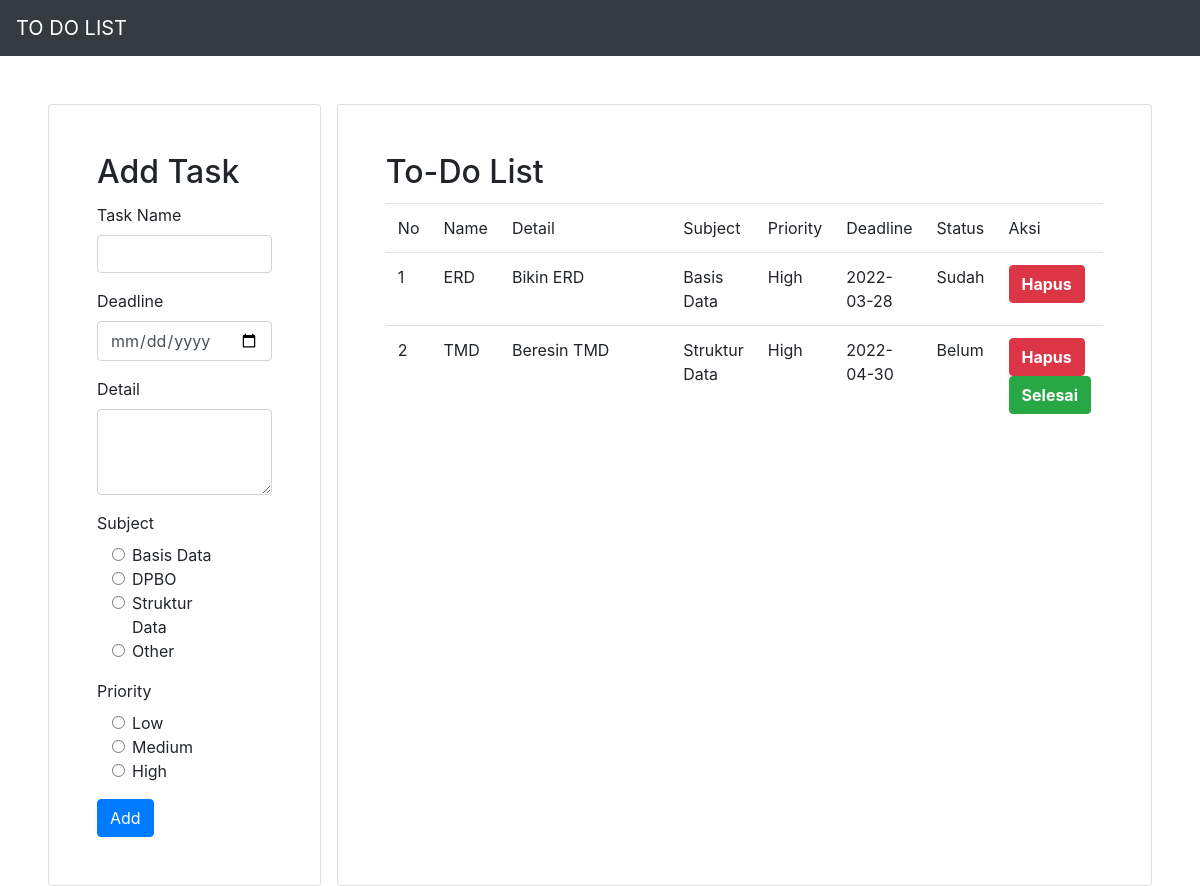
The page / on the database its author committed.
### tables this page shows
CREATE TABLE `tb_to_do`  (
  `id` int NOT NULL AUTO_INCREMENT,
  `name_td` varchar(255) NOT NULL,
  `details_td` text NOT NULL,
  `subject_td` varchar(255) NOT NULL,
  `priority_td` varchar(255) NOT NULL,
  `deadline_td` date NOT NULL,
  `status_td` varchar(255) NOT NULL,
  PRIMARY KEY (`id`) USING BTREE
);

### conf.php (called while the page is built)
<?php
$db_host = "localhost";
$db_user = "root";
$db_password = "";
$db_name = "db_task";

### DB.php (called while the page is built, shortened)
<?php
class DB
{
	var $db_host = '';
	var $db_user = '';
	var $db_password = '';
	var $db_name = '';
	var $db_link = '';
	var $result = 0;
	function DB($db_host = '', $db_user = '', $db_password = '', $db_name = '')
	{
		$this->db_host = $db_host;
		$this->db_user = $db_user;
		$this->db_password = $db_password;
		$this->db_name = $db_name;
	}
	function open()
	{
		$this->db_link = mysqli_connect($this->db_host, $this->db_user, $this->db_password, $this->db_name);
	}
	function execute($query = "")
	{
		$this->result = mysqli_query($this->db_link, $query);
		return $this->result;
	}
	function getResult()
	{
		return mysqli_fetch_array($this->result);
	}
}

### Task.php (called while the page is built, shortened)
<?php
class Task extends DB
{
	function getTask()
	{
		$query = "SELECT * FROM tb_to_do";
		return $this->execute($query);
	}
}

### index.php (the view, shortened to what this page needs)
<?php
include("conf.php");
include("DB.php");
include("Task.php");
include("Template.php");
$otask = new Task($db_host, $db_user, $db_password, $db_name);
$otask->open();
$otask->getTask();
$data = null;
$no = 1;
while (list($id, $tname, $tdetails, $tsubject, $tpriority, $tdeadline, $tstatus) = $otask->getResult()) {
	if ($tstatus == "Sudah") {
		$data .= "<tr>
		<td>" . $no . "</td>
		<td>" . $tname . "</td>
		<td>" . $tdetails . "</td>
		<td>" . $tsubject . "</td>
		<td>" . $tpriority . "</td>
		<td>" . $tdeadline . "</td>
		<td>" . $tstatus . "</td>
		<td>
		<button class='btn btn-danger' name='hapus' ><a href='index.php?id_hapus=" . $id . "' style='color: white; font-weight: bold;'>Hapus</a></button>
		</td>
		</tr>";
		$no++;
	}
	else {
		$data .= "<tr>
		<td>" . $no . "</td>
		<td>" . $tname . "</td>
		<td>" . $tdetails . "</td>
		<td>" . $tsubject . "</td>
		<td>" . $tpriority . "</td>
		<td>" . $tdeadline . "</td>
		<td>" . $tstatus . "</td>
		<td>
		<button class='btn btn-danger' name='hapus' ><a href='index.php?id_hapus=" . $id . "' style='color: white; font-weight: bold;'>Hapus</a></button>
		<button class='btn btn-success' ><a href='index.php?id_status=" . $id .  "' style='color: white; font-weight: bold;'>Selesai</a></button>
		</td>
		</tr>";
		$no++;
	}
}

### Template.php (shortened to what this page needs)
<?php
class Template
{
	var $content = '';
	function Template($filename = '')
	{
		$this->content = implode('', @file($filename));
	}
	function clear()
	{
		$this->content = preg_replace("/DATA_[A-Z|_|0-9]+/", "", $this->content);
	}
	function write()
	{
		print $this->content;
	}
	function replace($old = '', $new = '')
	{
		if (is_int($new)) {
			$value = sprintf("%d", $new);
		} elseif (is_float($new)) {
			$value = sprintf("%f", $new);
		} elseif (is_array($new)) {
			$value = '';
			foreach ($new as $item) {
				$value .= $item . '';
			}
		} else {
			$value = $new;
		}
		$this->content = preg_replace("/$old/",  $value, $this->content);
	}
}

### rows shown on the page
tb_to_do: name_td "ERD", details_td "Bikin ERD", subject_td "Basis Data", priority_td "High", deadline_td "2022-03-28", status_td "Sudah"
tb_to_do: name_td "TMD", details_td "Beresin TMD", subject_td "Struktur Data", priority_td "High", deadline_td "2022-04-30", status_td "Belum"
